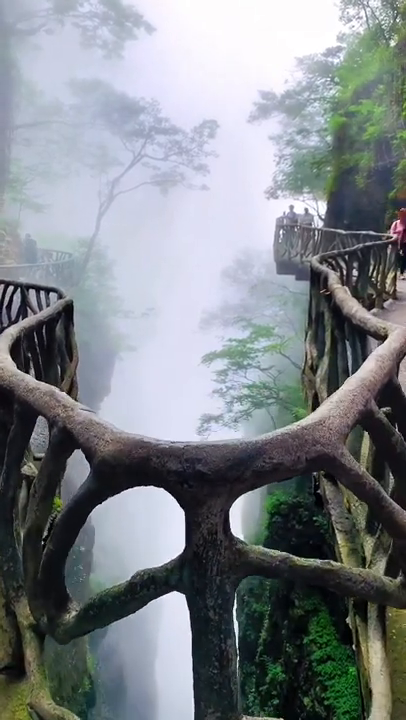
#> input picture frame 31 of gallery/yvideo.mp4, 406 x 720 px
$ python 04_color_space_videos.py
#> lines starting #> are read from the running program, lines starting #| are printed output that depends on the picture
import cv2

cap = cv2.VideoCapture("gallery\yvideo.mp4")
# cap = cv2.VideoCapture(0)
while True:
    ret, frame = cap.read()
#> frame is the input picture: shape (720, 406, 3); mean B, G, R 138.2, 133.5, 127.9
    frame = cv2.cvtColor(frame,cv2.COLOR_BGR2GRAY)
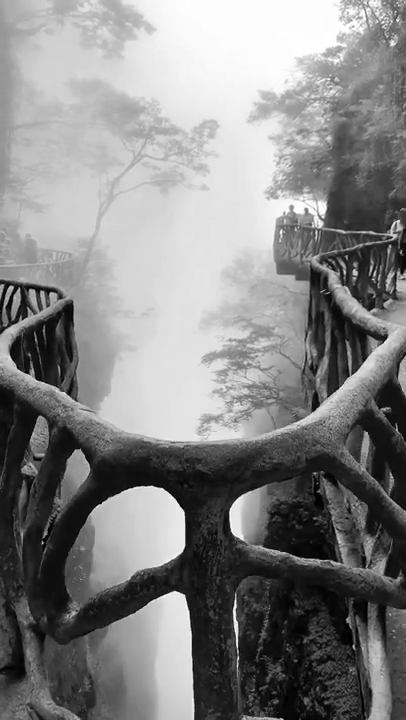
#> frame: shape (720, 406); min 0, max 255, mean 132.3
    if ret == False:
        break

    cv2.imshow("Video", frame)
    if cv2.waitKey(30) & 0xFF == ord("q"):
#> (key q is pressed here)
        break
cap.release()
cv2.destroyAllWindows()

$ run again, starting later in the video
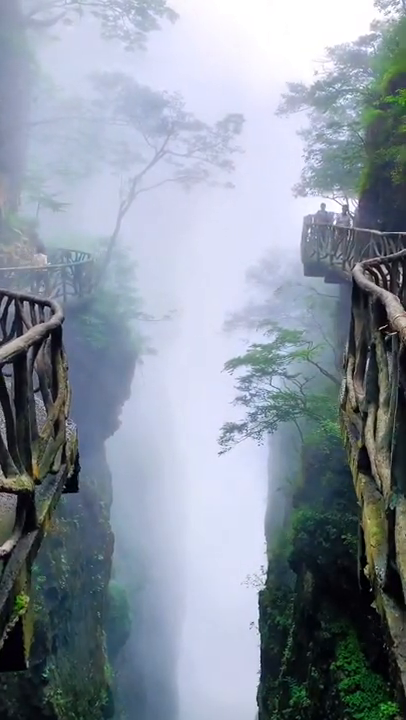
#> input picture frame 141 of gallery/yvideo.mp4, 406 x 720 px
#> frame is the input picture: shape (720, 406, 3); mean B, G, R 160.1, 147.4, 137.4
#> `frame = cv2.cvtColor(frame,cv2.COLOR_BGR2GRAY)`:
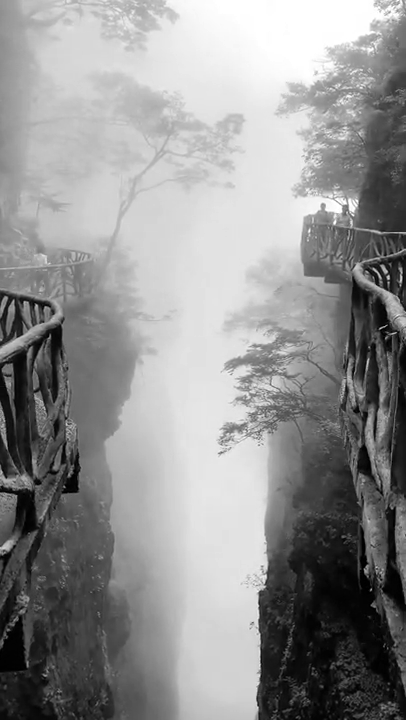
#> frame: shape (720, 406); min 0, max 255, mean 145.9

$ run again, starting later in the video
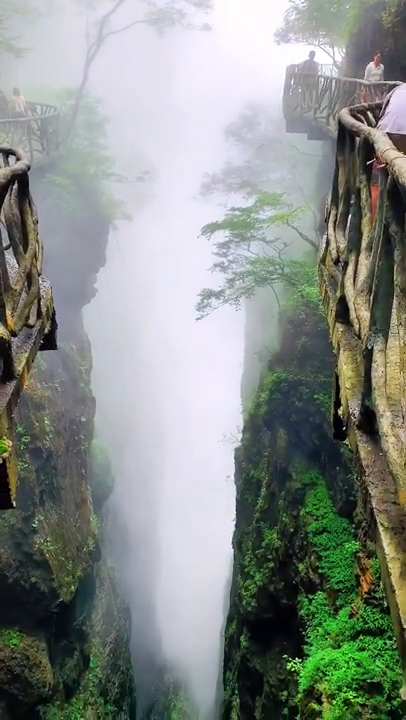
#> input picture frame 252 of gallery/yvideo.mp4, 406 x 720 px
#> frame is the input picture: shape (720, 406, 3); mean B, G, R 137.2, 142, 135.7
#> `frame = cv2.cvtColor(frame,cv2.COLOR_BGR2GRAY)`:
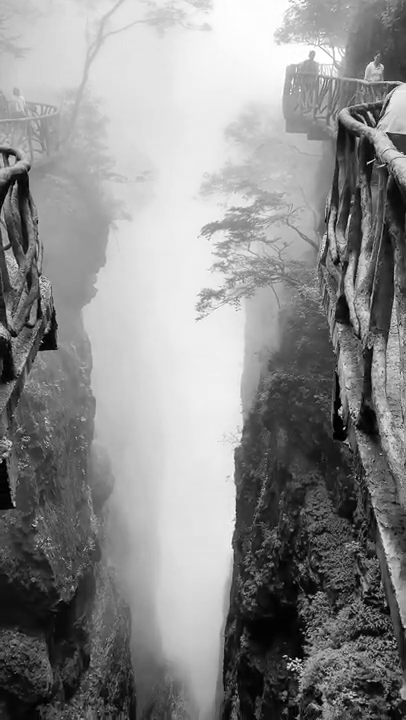
#> frame: shape (720, 406); min 0, max 255, mean 139.5
